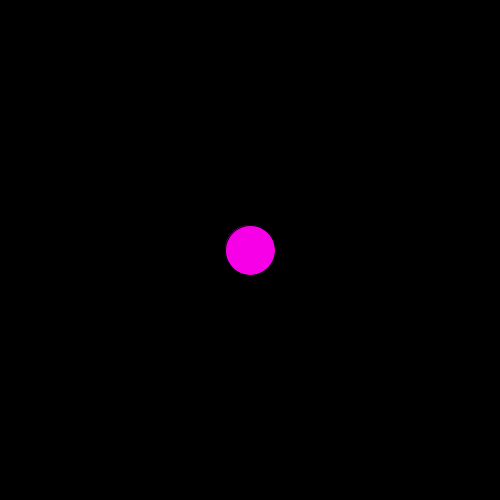
Frame 1 (no input)
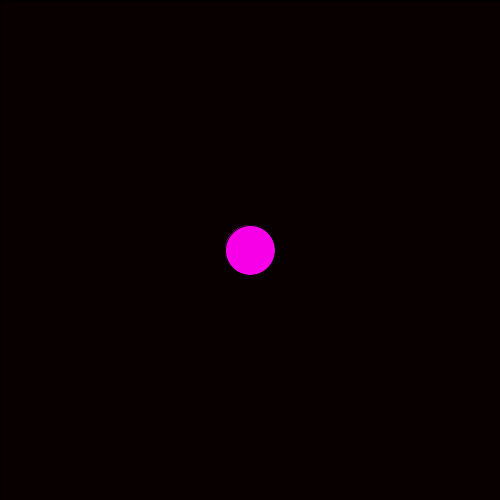
Frame 60 (the mouse pressed at the canvas centre just before this capture)
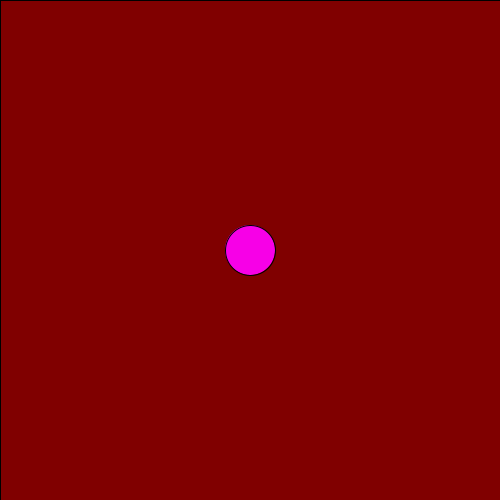
Frame 120 (the mouse held since frame 60 and released just before this capture)

The Processing sketch that drew these frames (run headless with seeded random() and noise(); from frame 60 on, the mouse is pressed at the canvas centre):

// Processing sketch: shorthand_multiply_number
// ── shorthand_multiply_number.pde
color magenta = #F700E7;
int redness = 1;
void setup() {
  size(500, 500);
}

void draw() {
  fill(redness, 0, 0);
  rect(0, 0, width, height);
  fill(magenta);  
  ellipse(width/2, height/2, 50, 50);
  redness*= 2;
  if (redness >= 255) {
    redness = 1;
  }
}
